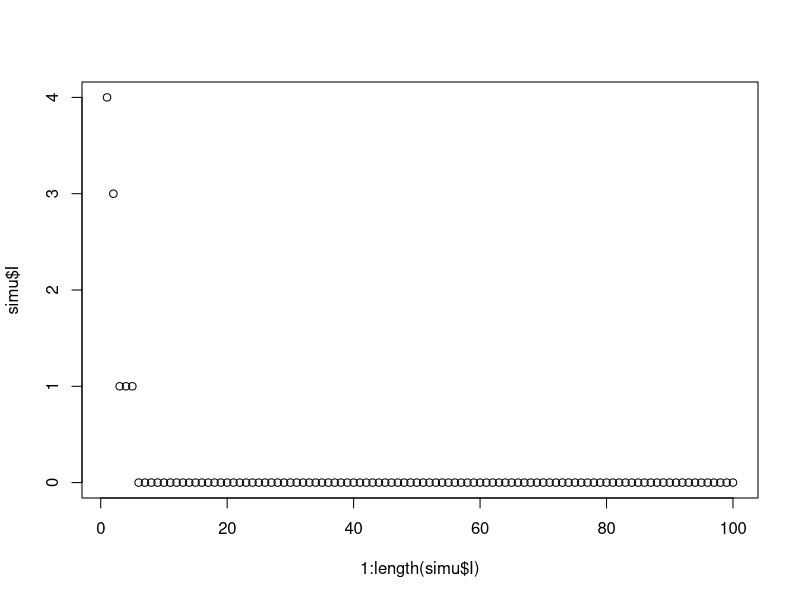

This figure's R source:
rm(list=ls())
prob_of_link <- function(i, j, b, n_c ){
  ## the probability of person i and person j being regular contacts
  # b is  the vector beta, the sociability parameters for each person in t
  # the population
  # i, j is the indices of person i and person j in beta
  # n_c mean number of contacts per person
  # it is assumed that i, j are not in the same household
  # this code assumes i holds a single value, whereas j can be of arbitrary
  # length
  n = length(b)#size of the population
  top = n_c*b[i]*b[j]
  bottom =  (n-1)*(mean(b)^2)
  top/bottom
}

get_net <- function(beta, nc=15){
  # Randomly create a regular contact network based off of the sociability
  # of each person,
  # beta stores the sociability values for each person
  # nc is the average number of contacts per person
  #
  # returns a list, network, where network[i] contains the indices
  # of the people i is a regular contact with
  #
  # go through each person and randomly create contacts with other people
  # but we do not consider creating a contact between j and i if we already
  # considered creating a contact between i and j - this would double the 
  # chance of a contact
  
  n <- length(beta) #size of the population
  network <- vector("list",n)
  
  #i only considers the indices greater than i
  #this avoids both i and j considering i<->j 
  for (i in 1:(n-1)){
    #omit people that already considered creating a link with i
    potential_contacts = (i+1):n
    #omit members of the same household, taking h from outside environment
    same_household = which(h == h[i])
    potential_contacts = potential_contacts[
      !(potential_contacts %in% same_household) ]
    #get the chance of contact between i and the potentials
    # using their sociabilities
    chance_of_contact = prob_of_link(i, potential_contacts, beta, nc)
    #then flip a coin with that probability to decide a contact
    u <- runif(length(potential_contacts))
    contacts = potential_contacts[ u < chance_of_contact ]
    network[[i]] <- c( network[[i]], contacts  )
    # add person i into all of its contacts' contacts
    network[contacts] <- lapply(network[contacts], function(x) c(x, i) )
  }
  return( network )
}


nseir <- function(beta,h,alink,alpha=c(.1,.01,.01),delta=.2
                  ,gamma=.4,nc=15, nt = 100,pinf = .005){
  n = length(beta) #size of population
  #record the number of people in each state each day
  S <- E <- I <- R <- rep(0, nt)
  # a pinf proportion of the population start as infected,
  # the remainder are susceptible
  initial_I <- NULL
  # if no-one starts out infected, this is a worthless simulation
  while (length(initial_I) == 0 ){ initial_I <- which(runif(n) < pinf) }
  #record the initial day
  pop <- rep(0,n); pop[initial_I] <- 2
  S[1] <- n-length(initial_I); I[1] <- length(initial_I)
  # 
  a_h <- alpha[1]; a_c <- alpha[2]; a_r <- alpha[3] 
  cat(table(pop), "\n")
  for (day in 2:nt){
    u <- runif(n)
    pop[ pop==2&u<delta ] <- 3 # I -> R
    pop[ pop==1&u<gamma ] <- 2 # E -> I
    for (infected in which(pop == 2)){
      #infects a susceptible member of their household
      pop[ pop==0&h[pop]==h[infected]&runif(n) <a_h] <- 1
      #infects a susceptible person through random mixing
      v <-  a_r*prob_of_link(infected, pop, beta, nc)
      cat(length(v), "\n")
      pop[pop==0 & runif(n) < a_r*prob_of_link(infected, pop, beta, nc) ] <- 1
      #infects a susceptible regular contact
      pop[ alink[[infected]] ][ pop[alink[[infected]]]==0 & runif(length(alink[[infected]])) < a_c ] <- 1
    }
    #record today's counts
    S[day] <- sum(pop==0); E[day] <- sum(pop==1)
    I[day] <- sum(pop==2); R[day] <- sum(pop==3)
  }
  return(list(S=S,E=E,I=I,R=R, t=1:nt))
}




# this shows that the average contacts will on average be nc
# it takes about a minute to run
# set.seed(2025); num_reps <- 1000
# sampled_avg_contacts <- sampled_sd_contacts <- numeric(num_reps)
# times <- numeric(num_reps)
# for (i in 1:num_reps){
#   n =100; h_max = 5;beta <- runif(n)
#   h = rep(1:n, times = sample(1:h_max, n, replace =TRUE))[1:n]
#   t <- system.time(network <- get_net(beta))
#   times[i] <- t[3] #elapsed times
#   counts <- sapply(network, function(x) length(x) )
#   sampled_avg_contacts[i] <- mean(counts)
#   sampled_sd_contacts[i] <- sd(counts)
# }
# hist(sampled_avg_contacts);mean(sampled_avg_contacts);mean(sampled_sd_contacts)
# hist(times);mean(times)


set.seed(2025)
n =1000; h_max = 5;beta <- runif(n)
h = rep(1:n, times = sample(1:h_max, n, replace =TRUE))[1:n]
x = system.time( network <- get_net(beta)  );x
# length(network)
# counts <- sapply(network, function(x) length(x) )
# mean(counts);sd(counts)
# hist(counts)
simu <- nseir(beta, h, network)

# table(simu)
# sapply(simu, function(x){plot(1:length(x),x)})
simu$I
plot(1:length(simu$I), simu$I)
